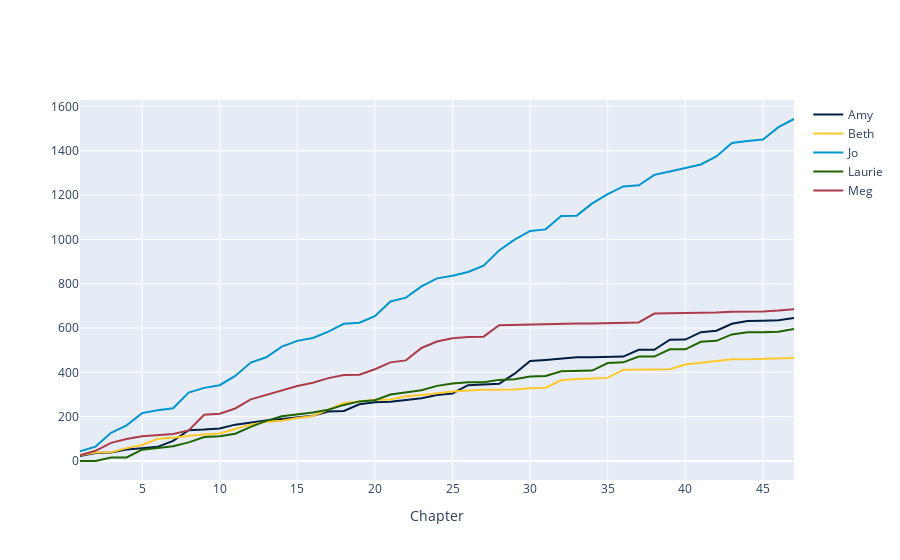

The notebook cell this image was saved under:
### Markdown cell above
We can use interactive tools.

### Code cell
# Plot the cumulative counts
Table.interactive_plots()
cum_counts = counts.cumsum().with_column('Chapter', np.arange(1, 48, 1))
cum_counts.plot(column_for_xticks=5)

### Figure 1 — Plotly figure (JSON) as saved in the notebook; plotly's stock layout.template omitted (floating-point values rounded to 4 significant figures)
{"data": [{"line": {"color": "rgb(0,30,66)"}, "mode": "lines", "name": "Amy", "type": "scatter", "x": [1, 2, 3, 4, 5, 6, 7, 8, 9, 10, 11, 12, 13, 14, 15, 16, 17, 18, 19, 20, 21, 22, 23, 24, 25, 26, 27, 28, 29, 30, 31, 32, 33, 34, 35, 36, 37, 38, 39, 40, 41, 42, 43, 44, 45, 46, 47], "y": [23, 36, 38, 52, 58, 64, 91, 139, 142, 147, 164, 175, 183, 189, 197, 204, 223, 226, 256, 265, 267, 276, 283, 298, 305, 342, 345, 348, 394, 451, 456, 463, 468, 468, 468, 471, 502, 502, 547, 548, 581, 588, 619, 632, 633, 635, 645]}, {"line": {"color": "rgb(256,200,44)"}, "mode": "lines", "name": "Beth", "type": "scatter", "x": [1, 2, 3, 4, 5, 6, 7, 8, 9, 10, 11, 12, 13, 14, 15, 16, 17, 18, 19, 20, 21, 22, 23, 24, 25, 26, 27, 28, 29, 30, 31, 32, 33, 34, 35, 36, 37, 38, 39, 40, 41, 42, 43, 44, 45, 46, 47], "y": [26, 38, 40, 58, 72, 100, 105, 114, 119, 124, 144, 164, 177, 182, 194, 203, 232, 262, 269, 276, 277, 292, 298, 307, 313, 318, 322, 322, 323, 328, 331, 364, 370, 372, 375, 412, 413, 413, 414, 435, 442, 451, 459, 459, 461, 462, 465]}, {"line": {"color": "rgb(0,150,207)"}, "mode": "lines", "name": "Jo", "type": "scatter", "x": [1, 2, 3, 4, 5, 6, 7, 8, 9, 10, 11, 12, 13, 14, 15, 16, 17, 18, 19, 20, 21, 22, 23, 24, 25, 26, 27, 28, 29, 30, 31, 32, 33, 34, 35, 36, 37, 38, 39, 40, 41, 42, 43, 44, 45, 46, 47], "y": [44, 65, 127, 161, 216, 229, 238, 309, 330, 342, 384, 444, 468, 516, 542, 555, 584, 619, 624, 653, 720, 737, 788, 824, 836, 853, 881, 950, 999, 1038, 1045, 1105, 1107, 1162, 1204, 1239, 1244, 1291, 1306, 1321, 1338, 1374, 1435, 1444, 1450, 1506, 1543]}, {"line": {"color": "rgb(30,100,0)"}, "mode": "lines", "name": "Laurie", "type": "scatter", "x": [1, 2, 3, 4, 5, 6, 7, 8, 9, 10, 11, 12, 13, 14, 15, 16, 17, 18, 19, 20, 21, 22, 23, 24, 25, 26, 27, 28, 29, 30, 31, 32, 33, 34, 35, 36, 37, 38, 39, 40, 41, 42, 43, 44, 45, 46, 47], "y": [0, 0, 16, 16, 51, 60, 67, 84, 108, 112, 123, 154, 181, 202, 210, 219, 231, 253, 269, 274, 300, 308, 319, 339, 350, 355, 355, 366, 369, 381, 384, 405, 406, 408, 442, 445, 471, 471, 504, 504, 538, 542, 571, 581, 581, 583, 596]}, {"line": {"color": "rgb(172,60,72)"}, "mode": "lines", "name": "Meg", "type": "scatter", "x": [1, 2, 3, 4, 5, 6, 7, 8, 9, 10, 11, 12, 13, 14, 15, 16, 17, 18, 19, 20, 21, 22, 23, 24, 25, 26, 27, 28, 29, 30, 31, 32, 33, 34, 35, 36, 37, 38, 39, 40, 41, 42, 43, 44, 45, 46, 47], "y": [26, 46, 82, 99, 112, 117, 122, 138, 209, 213, 237, 278, 299, 320, 338, 353, 374, 388, 389, 414, 445, 454, 510, 539, 554, 559, 561, 613, 615, 615, 616, 619, 620, 620, 622, 625, 625, 665, 666, 667, 667, 670, 673, 673, 675, 679, 685]}], "layout": {"autosize": true, "xaxis": {"autorange": true, "range": [1, 47], "title": {"text": "Chapter"}, "type": "linear"}, "yaxis": {"autorange": true, "range": [-85.72, 1629.0], "title": {}, "type": "linear"}}}
